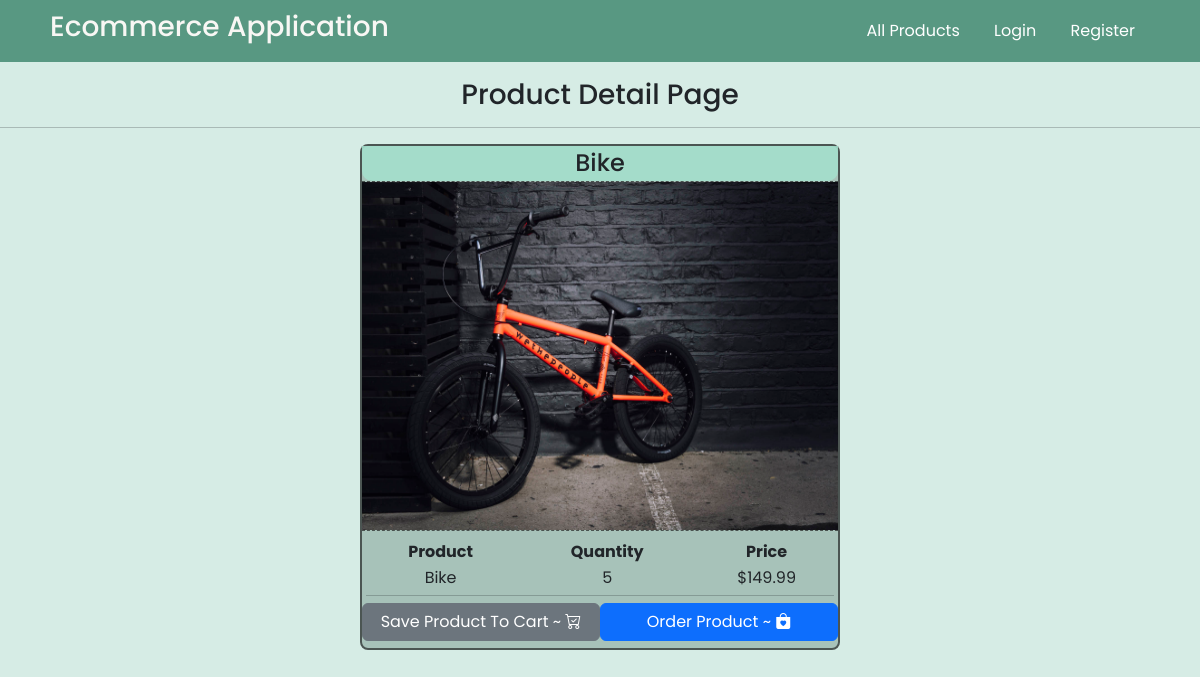
/detail/1, run on the app's committed database.
### levelup_app/models.py (models this page shows, shortened)
class Product(models.Model):
    name = models.CharField(max_length=150)
    price = models.FloatField(default=0)
    quantity = models.IntegerField(default=1)
    image = models.ImageField(upload_to="images")

### levelup_app/views.py (the view)
# urls.py: path("detail/<int:pk>", views.ProductDetailView.as_view(), name="detail"),
class ProductDetailView(View):
    def get(self, request, pk):
        context = {
            "user": request.user,
            "product": Product.objects.get(id=pk)
        }
        return render(request, "levelup_app/detail.html", context)

### levelup_app/templates/levelup_app/detail.html (shortened to what this page needs)
{% extends "base.html" %}
{% load static %}
{% block css_styles %}
    <link rel="stylesheet" href="{% static 'levelup_app/css/detail.css' %}">
{% endblock css_styles %}
{% block content %}
    <h3 class="text-center mt-3 mb-3">Product Detail Page</h3>
    <hr>
    <div id="product-div">
        <h4 class="text-center m-0">{{ product.name }}</h4>
        <img src="{{ product.image.url }}" alt="product-image">
        <table class="text-center m-0 mt-2">
            <thead>
                <th>Product</th>
                <th>Quantity</th>
                <th>Price</th>
            </thead>
            <tbody>
                <td>{{ product.name }}</td>
                <td>{{ product.quantity }}</td>
                <td>${{ product.price|floatformat:2 }}</td>
            </tbody>
        </table>
        <hr class="m-1">
        <div class="d-flex justify-content-around align-items-center">
            <a href="{% if user.is_authenticated %}{% url 'save-in-cart' pk=product.id %}{% else %}{% url 'login' %}{% endif %}" class="btn btn-secondary">Save Product To Cart ~ <strong><i class="bi bi-cart-check"></i></strong></a>
            <a href="{% if user.is_authenticated %}{% url 'order' pk=product.id %}{% else %}{% url 'login' %}{% endif %}" class="btn btn-primary">Order Product ~ <strong><i class="bi bi-bag-heart-fill"></i></strong></a>
        </div>
    </div>
{% endblock content %}

### static/css/base.css (style rules this page uses)
body { font-family: 'Poppins', sans-serif; }

### levelup_app/static/levelup_app/css/detail.css (style rules this page uses)
body { background-color: #d6ece5; }
#product-div { width: 40%; height: auto; padding: 0; margin: auto; margin-bottom: 70px; border: 2px solid #1111119c; border-radius: 8px; background-color: #a7c2b9; }
#product-div h4 { background-color: #a4e0cdde; border-bottom-left-radius: 10px; border-bottom-right-radius: 10px; padding: 3px 0; }
#product-div img { width: 100%; height: 350px; border-bottom: 1px dashed #1b1b1ba9; border-top: 1px dashed #1b1b1ba9; }
#product-div div a { width: 250px; margin: 3px 0 7px; }
table { width: 100%; }

### data on the page
Product: name "Bike", image (picture), quantity "5", price "149.99"
